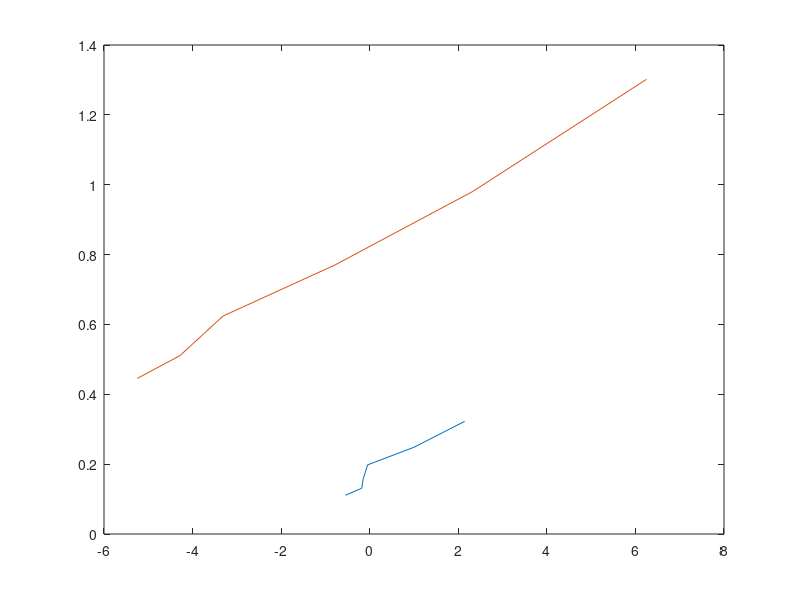

The MATLAB script that drew this image:
%%
%for cg plus 5
clear 
clc

IAS = [240,221,202,179.5,160.1,140.5].*0.5144;
rho = 1.225;
MassOfFuel=(3100+[971.6,969.3,965.1,961.4,956.1,953.9]).*0.453592;
WeightOfFuel = MassOfFuel.*9.81;
CL = WeightOfFuel./(0.5.*rho.*IAS.^2.*17.48);
AoA=[-0.55,-0.18,-0.15,-0.047,1.004,2.144];
plot(AoA,CL);

hold on
%%
%High lift mode
IAS_landing = [119.3,111.3,100.6,90.5,80.2,69.6].*0.5144;
rho = 1.225;
MassOfFuel_landing=(3100+[936.8,926.9,920.8,917.6,917,914.6]).*0.453592;
WeightOfFuel_landing = MassOfFuel_landing.*9.81;
CL_landing = WeightOfFuel_landing./(0.5.*rho.*IAS_landing.^2.*17.48);
AoA_landing=[-5.248,-4.286,-3.312,-0.781,2.33,6.249];
plot(AoA_landing,CL_landing);
